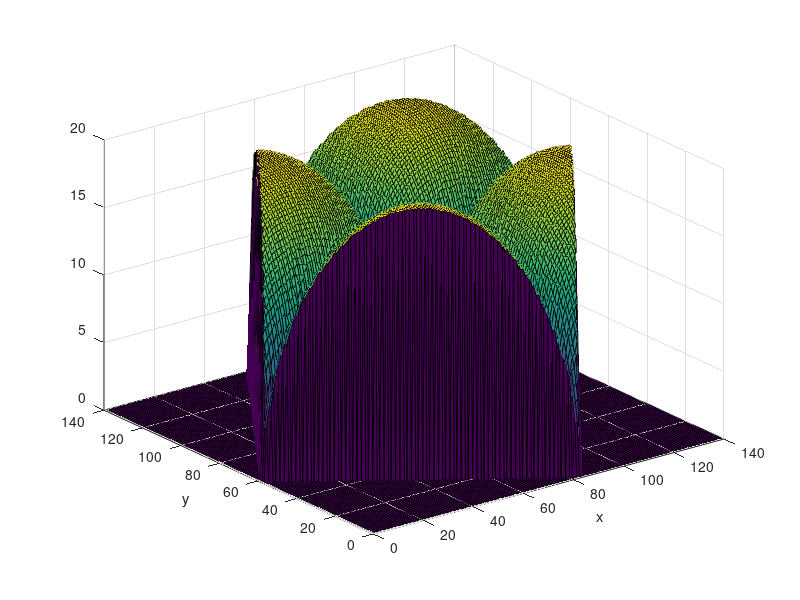

Source code (MATLAB): (Note: this script raises an error after producing the figure.)
% Example of Sampling-oversegmentation
% DesignParams.aspectRatio=4;
% DesignParams.rotationCenter=0;
% [aaTest,onaaTest,onaaDigits,ndMetrics]=findWsVFaceDepth(100,DesignParams,0.1);

clear all
close all
resolution=100;
range=10;
depthTolerance = 5;
angle=35;
%Due to peculiarities of plotting, consider x=tMat,y=xMat
Offsets.xSet=-range:2*range/resolution:range;
Offsets.tSet=-range:2*range/resolution:range;
[Offsets.tMat,Offsets.xMat]=meshgrid(-range:2*range/resolution:range,-range:2*range/resolution:range);
DesignParams.aspectRatio='Test';
DesignParams.rotationCenter='Test';
Z=abs(range.^2-(abs(Offsets.tMat+Offsets.xMat)-range).^2).^0.5;
ZR=Z+imrotate(Z,90);
Z=imrotate(ZR,angle);
newSize=size(Z,1);
newSizeHalved=floor(newSize/2);
Offsets.xSet=1:newSize;
Offsets.tSet=1:newSize;
[Offsets.tMat,Offsets.xMat]=meshgrid(1:newSize,1:newSize);
depthTolerance=0.05*max(Z(:));
%Z=500*Z;
figure()
surf(Offsets.tMat,Offsets.xMat,Z)
xlabel('x')
ylabel('y')
watershedInitial=watershed(Z);
PlotLimits=find2DPlotLimits(watershedInitial,1,Offsets);
plotOpaque3DHeightMap(watershedInitial,Z,Offsets,PlotLimits,DesignParams,resolution)
mergeMetrics=populate2DMergeMetrics(Z,watershedInitial);

watersheds=merge_watersheds_by_depth(Z,watershedInitial,depthTolerance);
watersheds=merge_dams(Z,watersheds);
plotOpaque3DHeightMap(watersheds,Z,Offsets,PlotLimits,DesignParams,resolution)

function [PlotLimits]=find2DPlotLimits(watersheds,borderSize,Offsets)
[iWatersheds,jWatersheds]=find(watersheds~=1);
PlotLimits.iMin=max(min(iWatersheds)-borderSize,1);
PlotLimits.iMax=min(max(iWatersheds)+borderSize,size(Offsets.xMat,1));
PlotLimits.jMin=max(min(jWatersheds)-borderSize,1);
PlotLimits.jMax=min(max(jWatersheds)+borderSize,size(Offsets.xMat,2));
end